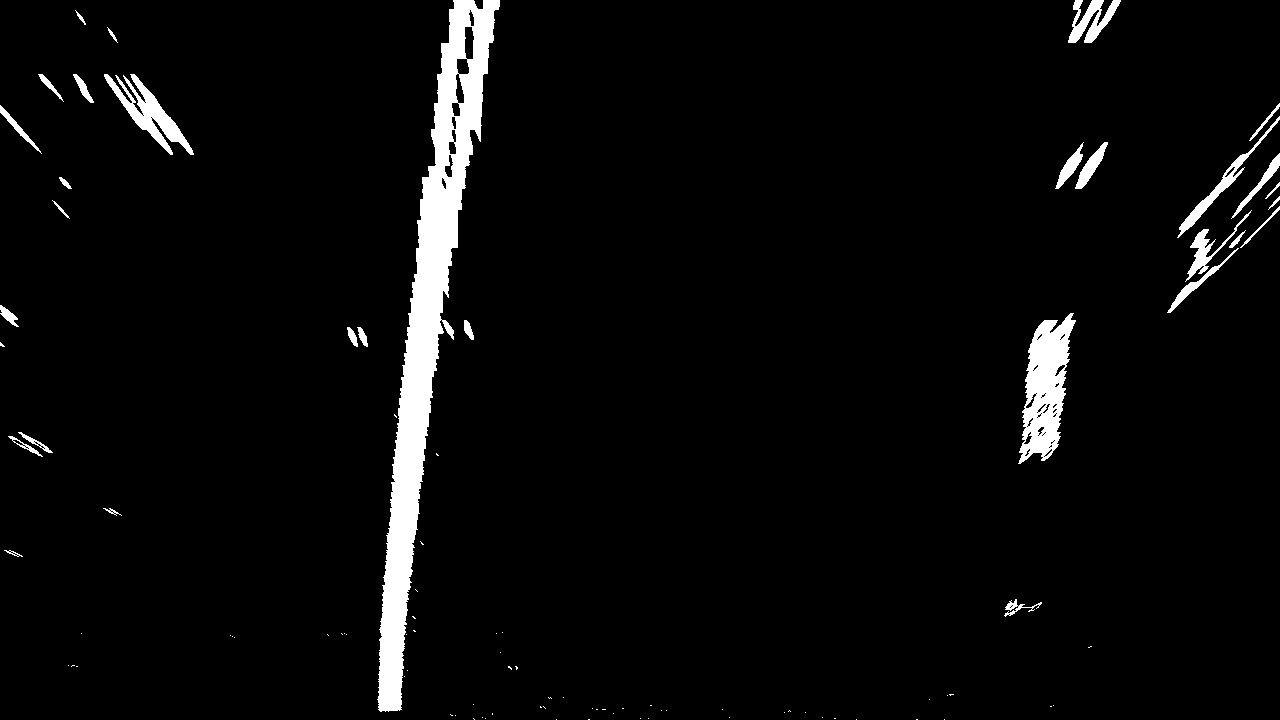
#> input picture test.jpg, 1280 x 720 px, given as the content of the folder ./test_images, which was not available
$ python advanced_lane_lines.py   (older library calls are emulated)
#> lines starting #> are read from the running program, lines starting #| are printed output that depends on the picture; pictures that were not available may be replaced by others from this repository, and a replacement may not be noted
import pickle
import cv2
import numpy as np
import glob
import os
import matplotlib.pyplot as plt
from collections import deque

# Define a class to receive the characteristics of each line detection
class Lane():
	def __init__(self):
		self.detected = False
		self.left_fit = None
		self.right_fit = None
		self.radius_of_curvature = None
		#distance in meters of vehicle center from the lane
		self.lane_center_meters = None

# Read in the saved camera matrix and distortion coefficients
# These are the arrays you calculated using cv2.calibrateCamera()
dist_pickle = pickle.load( open( "./camera_cal/wide_dist_pickle.p", "rb" ) )
#> (reads camera_cal/wide_dist_pickle.p from the repository)
mtx = dist_pickle["mtx"]
dist = dist_pickle["dist"]
input_folder = './test_images/'
output_folder = './output_images/'
# Make a list of calibration images
images = glob.glob(input_folder + '*.jpg')
filename = 'test_image.jpg'
save_images = True
is_video = False
lanes = deque(maxlen=6)

def region_of_interest(img):
	"""
	Applies an image mask.

	Only keeps the region of the image defined by the polygon
	formed from `vertices`. The rest of the image is set to black.
	"""
	imshape = img.shape
	vertices = np.array([[(0,imshape[0]),(0,440),(imshape[1],440),(imshape[1],imshape[0])]], dtype=np.int32)

	#defining a blank mask to start with
	mask = np.zeros_like(img)

	#defining a 3 channel or 1 channel color to fill the mask with depending on the input image
	if len(img.shape) > 2:
		channel_count = img.shape[2]  # i.e. 3 or 4 depending on your image
		ignore_mask_color = (255,) * channel_count
	else:
		ignore_mask_color = 255

	#filling pixels inside the polygon defined by "vertices" with the fill color
	cv2.fillPoly(mask, vertices, ignore_mask_color)

	#returning the image only where mask pixels are nonzero
	masked_image = cv2.bitwise_and(img, mask)
	return masked_image

# Combined color and gradient thresholds
def threshold(img, s_thresh=(120, 255), sx_thresh=(20, 60)):

	hls = cv2.cvtColor(img, cv2.COLOR_BGR2HLS)

	L = hls[:,:,1]
	S = hls[:,:,2]

	l_thresh = (40, 170)
	l_binary = np.zeros_like(L)
	l_binary[(L > l_thresh[0]) & (L <= l_thresh[1])] = 1

	s_thresh = (70, 255)
	s_binary = np.zeros_like(S)
	s_binary[(S > s_thresh[0]) & (S <= s_thresh[1])] = 1

	G = img[:,:,1]
	R = img[:,:,2]

	R_thresh = (210, 255)
	R_binary = np.zeros_like(R)
	R_binary[(R > R_thresh[0]) & (R <= R_thresh[1])] = 1

	G_thresh = (195, 255)
	G_binary = np.zeros_like(G)
	G_binary[(G > G_thresh[0]) & (G <= G_thresh[1])] = 1

	combined = np.zeros_like(l_binary)
	combined[((s_binary == 1) & (l_binary==1)) | (R_binary == 1) | (G_binary == 1)] = 1

	return combined

def transform(img):
	img_size = (img.shape[1], img.shape[0])
	offset = 200
	x1 = 200
	x3 = 1100
	# We calculated the source points on a straight lines image using Photoshop
	src = np.float32([[x1,720], [599,446], [680,446], [x3,720]])
	# c) define 4 destination points dst = np.float32([[,],[,],[,],[,]])
	dst = np.float32([[x1+offset,720], [x1+offset,0], [x3-offset,0], [x3-offset,720]])
	# d) use cv2.getPerspectiveTransform() to get M, the transform matrix
	M = cv2.getPerspectiveTransform(src, dst)
	Minv = cv2.getPerspectiveTransform(dst, src)
	# e) use cv2.warpPerspective() to warp your image to a top-down view
	warped = cv2.warpPerspective(img, M, img_size, flags=cv2.INTER_LINEAR)

	return warped, Minv

def detect_lines(binary_warped,lane):
	# Assuming you have created a warped binary image called "binary_warped"
	# Take a histogram of the bottom half of the image
	histogram = np.sum(binary_warped[binary_warped.shape[0]//2:,:], axis=0)

	if save_images:
		# Save the histogram
		plt.plot(histogram)
		write_name = output_folder + 'histogram_' + filename
		plt.savefig(write_name)
		plt.clf()

	# Create an output image to draw on and  visualize the result
	out_img = np.dstack((binary_warped, binary_warped, binary_warped))*255
	# Find the peak of the left and right halves of the histogram
	# These will be the starting point for the left and right lines
	midpoint = np.int(histogram.shape[0]/2)
	leftx_base = np.argmax(histogram[:midpoint])
	rightx_base = np.argmax(histogram[midpoint:]) + midpoint

	# Choose the number of sliding windows
	nwindows = 9
	# Set height of windows
	window_height = np.int(binary_warped.shape[0]/nwindows)
	# Identify the x and y positions of all nonzero pixels in the image
	nonzero = binary_warped.nonzero()
	nonzeroy = np.array(nonzero[0])
	nonzerox = np.array(nonzero[1])
	# Current positions to be updated for each window
	leftx_current = leftx_base
	rightx_current = rightx_base
	# Set the width of the windows +/- margin
	margin = 100

	if not(lane.detected):
		# Set minimum number of pixels found to recenter window
		minpix = 50
		# Create empty lists to receive left and right lane pixel indices
		left_lane_inds = []
		right_lane_inds = []

		# Step through the windows one by one
		for window in range(nwindows):
			# Identify window boundaries in x and y (and right and left)
			win_y_low = binary_warped.shape[0] - (window+1)*window_height
			win_y_high = binary_warped.shape[0] - window*window_height
			win_xleft_low = leftx_current - margin
			win_xleft_high = leftx_current + margin
			win_xright_low = rightx_current - margin
			win_xright_high = rightx_current + margin
			# Draw the windows on the visualization image
			cv2.rectangle(out_img,(win_xleft_low,win_y_low),(win_xleft_high,win_y_high),(0,255,0), 2)
			cv2.rectangle(out_img,(win_xright_low,win_y_low),(win_xright_high,win_y_high),(0,255,0), 2)
			# Identify the nonzero pixels in x and y within the window
			good_left_inds = ((nonzeroy >= win_y_low) & (nonzeroy < win_y_high) & (nonzerox >= win_xleft_low) & (nonzerox < win_xleft_high)).nonzero()[0]
			good_right_inds = ((nonzeroy >= win_y_low) & (nonzeroy < win_y_high) & (nonzerox >= win_xright_low) & (nonzerox < win_xright_high)).nonzero()[0]
			# Append these indices to the lists
			left_lane_inds.append(good_left_inds)
			right_lane_inds.append(good_right_inds)
			# If you found > minpix pixels, recenter next window on their mean position
			if len(good_left_inds) > minpix:
				leftx_current = np.int(np.mean(nonzerox[good_left_inds]))
			if len(good_right_inds) > minpix:
				rightx_current = np.int(np.mean(nonzerox[good_right_inds]))

		# Concatenate the arrays of indices
		left_lane_inds = np.concatenate(left_lane_inds)
		right_lane_inds = np.concatenate(right_lane_inds)

	else:
		# Assume you now have a new warped binary image
		# from the next frame of video (also called "binary_warped")
		# It's now much easier to find line pixels!
		left_fit_average = 0
		right_fit_average = 0
		for average_lane in lanes:
			left_fit_average += average_lane.left_fit
			right_fit_average += average_lane.right_fit
		left_fit_average = left_fit_average / len(lanes)
		right_fit_average = right_fit_average / len(lanes)
		left_lane_inds = ((nonzerox > (left_fit_average[0]*(nonzeroy**2) + left_fit_average[1]*nonzeroy + left_fit_average[2] - margin)) & (nonzerox < (left_fit_average[0]*(nonzeroy**2) + left_fit_average[1]*nonzeroy + left_fit_average[2] + margin)))
		right_lane_inds = ((nonzerox > (lane.right_fit[0]*(nonzeroy**2) + lane.right_fit[1]*nonzeroy + lane.right_fit[2] - margin)) & (nonzerox < (lane.right_fit[0]*(nonzeroy**2) + lane.right_fit[1]*nonzeroy + lane.right_fit[2] + margin)))

	# Again, extract left and right line pixel positions
	leftx = nonzerox[left_lane_inds]
	lefty = nonzeroy[left_lane_inds]
	rightx = nonzerox[right_lane_inds]
	righty = nonzeroy[right_lane_inds]
	# Fit a second order polynomial to each
	left_fit = np.polyfit(lefty, leftx, 2)
	right_fit = np.polyfit(righty, rightx, 2)

	if is_video:
		lane.detected = True
		lane.left_fit = left_fit
		lane.right_fit = right_fit
		lanes.append(lane)

	# Generate x and y values for plotting
	ploty = np.linspace(0, binary_warped.shape[0]-1, binary_warped.shape[0] )
	left_fitx = left_fit[0]*ploty**2 + left_fit[1]*ploty + left_fit[2]
	right_fitx = right_fit[0]*ploty**2 + right_fit[1]*ploty + right_fit[2]

	out_img[nonzeroy[left_lane_inds], nonzerox[left_lane_inds]] = [255, 0, 0]
	out_img[nonzeroy[right_lane_inds], nonzerox[right_lane_inds]] = [0, 0, 255]
	plt.imshow(out_img)
	plt.plot(left_fitx, ploty, color='yellow')
	plt.plot(right_fitx, ploty, color='yellow')
	plt.xlim(0, binary_warped.shape[1])
	plt.ylim(binary_warped.shape[0], 0)

	if save_images:
		write_name = output_folder + 'sliding_windows_' + filename
		plt.savefig(write_name)
		plt.clf()

	# Calculate curvature
	y_eval = np.max(ploty)

	# Define conversions in x and y from pixels space to meters
	ym_per_pix = 30/720 # meters per pixel in y dimension
	xm_per_pix = 3.7/700 # meters per pixel in x dimension

	# Fit new polynomials to x,y in world space
	left_fit_cr = np.polyfit(lefty*ym_per_pix, leftx*xm_per_pix, 2)
	right_fit_cr = np.polyfit(righty*ym_per_pix, rightx*xm_per_pix, 2)
	# Calculate the new radii of curvature
	left_curverad = ((1 + (2*left_fit_cr[0]*y_eval*ym_per_pix + left_fit_cr[1])**2)**1.5) / np.absolute(2*left_fit_cr[0])
	right_curverad = ((1 + (2*right_fit_cr[0]*y_eval*ym_per_pix + right_fit_cr[1])**2)**1.5) / np.absolute(2*right_fit_cr[0])
	# Now our radius of curvature is in meters
	curvature = (left_curverad + right_curverad) / 2

	# Create an image to draw the lines on
	warp_zero = np.zeros_like(binary_warped).astype(np.uint8)
	color_warp = np.dstack((warp_zero, warp_zero, warp_zero))
	lane_center = (right_fitx[-1] + left_fitx[-1])/2
	center_offset_pixels = abs(binary_warped.shape[1]/2 - lane_center)
	lane_center_meters = center_offset_pixels*xm_per_pix

	# Recast the x and y points into usable format for cv2.fillPoly()
	pts_left = np.array([np.transpose(np.vstack([left_fitx, ploty]))])
	pts_right = np.array([np.flipud(np.transpose(np.vstack([right_fitx, ploty])))])
	pts = np.hstack((pts_left, pts_right))

	# Draw the lane onto the warped blank image
	cv2.fillPoly(color_warp, np.int_([pts]), (0,255, 0))

	return color_warp, curvature, lane_center_meters

def pipeline(img):

	global lane

	img = np.copy(img)

	# STEP A.2 UNDISTORT
	undist = cv2.undistort(img, mtx, dist, None, mtx)

	masked = region_of_interest(undist)

	if save_images:
		write_name = output_folder + 'masked_' + filename
		cv2.imwrite(write_name,masked)

	# STEP A.3 Color/gradient threshold
	result = threshold(masked)

	if save_images:
		# Save binary file
		final_image_RGB = np.dstack((result, result, result))*255
		write_name = output_folder + 'binary_' + filename
		#cv2.imwrite(write_name,final_image_RGB)

	# STEP A.4 Perspective transform
	result, Minv = transform(result)

	if save_images:
		# Save binary file
		final_image_RGB = np.dstack((result, result, result))*255
		write_name = output_folder + 'binary_warp_' + filename
		cv2.imwrite(write_name,final_image_RGB)


	# STEP B Detect lane lines and curvature
	color_warp, curvature, lane_center_meters = detect_lines(result,lane)

	# Warp the blank back to original image space using inverse perspective matrix (Minv)
	newwarp = cv2.warpPerspective(color_warp, Minv, (img.shape[1], img.shape[0]))
	# Combine the result with the original image
	result = cv2.addWeighted(undist, 1, newwarp, 0.3, 0)
	text = ('Radius of curvature: ' + str(round(curvature,3)) + ' m')
	font = cv2.FONT_HERSHEY_SIMPLEX
	cv2.putText(result,text,(300,70), font, 1,(255,255,255),2)
	text = ('Distance from lane center: ' + str(round(lane_center_meters,3)) + ' m')
	cv2.putText(result,text,(300,120), font, 1,(255,255,255),2)

	if save_images:
		# Save final image
		write_name = output_folder + 'final_image_' + filename
		cv2.imwrite(write_name,result)

	return result

lane = Lane()

for fname in images:

	filename = os.path.basename(fname)
	print('Processing file', filename)

	# Read in an image
	img = cv2.imread(fname)
#> img is the input picture: shape (720, 1280, 3); min 0, max 255, mean 10.3

	converted = cv2.cvtColor(img, cv2.COLOR_BGR2HLS)
	s_channel = converted[:,:,2]
	write_name = output_folder + 'hls_' + filename
	cv2.imwrite(write_name,s_channel)

	if save_images:
		# Warp original
		undist = cv2.undistort(img, mtx, dist, None, mtx)
		cv2.line(undist, (210, 720), (599, 446), color=[255,0,0], thickness=1)
		cv2.line(undist, (599, 446), (680, 446), color=[255,0,0], thickness=1)
		cv2.line(undist, (680, 446), (1110, 720), color=[255,0,0], thickness=1)
		cv2.line(undist, (1110, 720), (210, 720), color=[255,0,0], thickness=1)
		write_name = output_folder + 'original_rectangle_' + filename
		cv2.imwrite(write_name,undist)
		warped, Minv = transform(undist)
#> Minv = [[0.162, -0.807, 534.2], [9.43e-17, -0.529, 446], [2.11e-19, -0.00126, 1]]
		write_name = output_folder + 'warped_' + filename
		cv2.imwrite(write_name,warped)

	# Process the image
	result = pipeline(img)
#> in detect_lines, `histogram = np.sum(binary_warped[binary_warped.shape[0]//2:,:], axis=0)`: histogram = 1280 values, max 48 at index 1, min 0 at index 505, mean 10.26
#> in detect_lines, `plt.savefig(write_name)`:
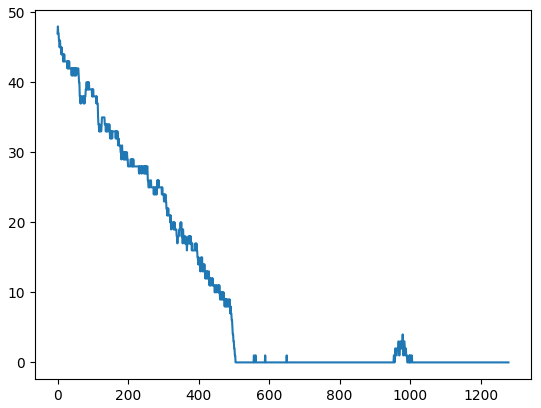
#> figure drawn by matplotlib, 1 panel; curve peaks at x = 1, y = 48
#> in detect_lines, `leftx_base = np.argmax(histogram[:midpoint])`: leftx_base = 1
#> in detect_lines, `rightx_base = np.argmax(histogram[midpoint:]) + midpoint`: rightx_base = 979
#> in detect_lines, `nonzero = binary_warped.nonzero()`: nonzero = 13130 positions, rows 417 to 719, columns 0 to 1005
#> in detect_lines, `nonzeroy = np.array(nonzero[0])`: nonzeroy = 13130 values from 417 to 719
#> in detect_lines, `nonzerox = np.array(nonzero[1])`: nonzerox = 13130 values, max 1005 at index 12369, min 0 at index 0, mean 193.9
#> in detect_lines, `leftx_current = leftx_base`: leftx_current = 1
#> in detect_lines, `rightx_current = rightx_base`: rightx_current = 979
#> the loop in detect_lines, `for window in range(nwindows):` made 9 passes
#> (win_xleft_low, win_xleft_high, win_xright_low, win_xright_high, leftx_current) on passes 3 to 4: (-99, 101, 875, 1075, 78), (-22, 178, 875, 1075, 36)
#> after the loop in detect_lines, `for window in range(nwindows):`:
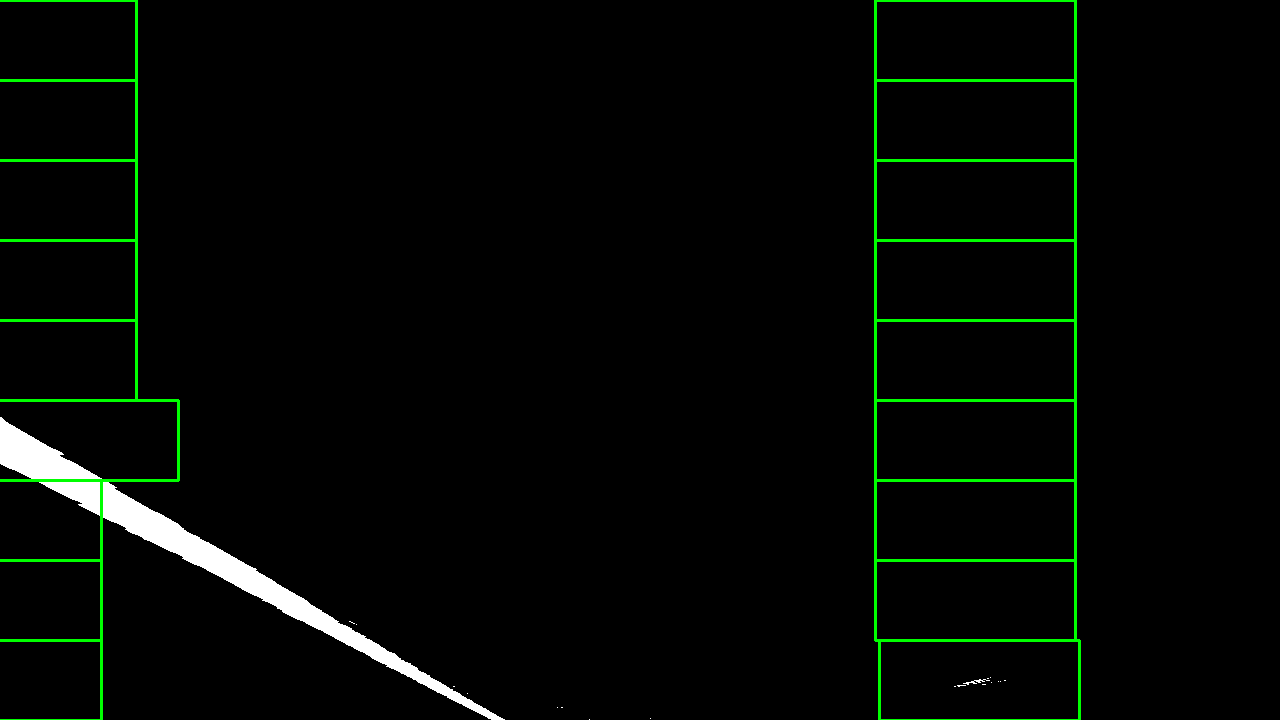
#> out_img: shape (720, 1280, 3); mean of channels 0, 1, 2 3.5, 7.8, 3.5; drawn as B, G, R
#> after the loop in detect_lines, `for window in range(nwindows):`: left_lane_inds = 9 items
#> in detect_lines, `left_lane_inds = np.concatenate(left_lane_inds)`: left_lane_inds = 4173 values, max 5235 at index 1197, min 0 at index 1198, mean 2142.6
#> in detect_lines, `right_lane_inds = np.concatenate(right_lane_inds)`: right_lane_inds = 77 values from 12283 to 12554
#> in detect_lines, `leftx = nonzerox[left_lane_inds]`: leftx = 4173 values, max 102 at index 4172, min 0 at index 1198, mean 48.37
#> in detect_lines, `lefty = nonzeroy[left_lane_inds]`: lefty = 4173 values, max 515 at index 1196, min 417 at index 1198, mean 467
#> in detect_lines, `rightx = nonzerox[right_lane_inds]`: rightx = 77 values, max 1005 at index 22, min 954 at index 73, mean 975.4
#> in detect_lines, `righty = nonzeroy[right_lane_inds]`: righty = 77 values from 677 to 686
#> in detect_lines, `left_fit = np.polyfit(lefty, leftx, 2)`: left_fit = [0.00275, -1.41, 104.2]
#> in detect_lines, `right_fit = np.polyfit(righty, rightx, 2)`: right_fit = [-0.241, 325.7, -108816]
#> in detect_lines, `left_fitx = left_fit[0]*ploty**2 + left_fit[1]*ploty + left_fit[2]`: left_fitx = 720 values, max 514.6 at index 719, min -75.6 at index 256, mean 72.81
#> in detect_lines, `right_fitx = right_fit[0]*ploty**2 + right_fit[1]*ploty + right_fit[2]`: right_fitx = 720 values, max 990.4 at index 674, min -108816 at index 0, mean -33376.5
#> in detect_lines, `left_fit_cr = np.polyfit(lefty*ym_per_pix, leftx*xm_per_pix, 2)`: left_fit_cr = [0.00837, -0.178, 0.551]
#> in detect_lines, `right_fit_cr = np.polyfit(righty*ym_per_pix, rightx*xm_per_pix, 2)`: right_fit_cr = [-0.735, 41.31, -575.2]
#> in detect_lines, `left_curverad = ((1 + (2*left_fit_cr[0]*y_eval*ym_per_pix + left_fit_c..`: left_curverad = 69.33
#> in detect_lines, `right_curverad = ((1 + (2*right_fit_cr[0]*y_eval*ym_per_pix + right_fi..`: right_curverad = 16.83
#> in detect_lines, `curvature = (left_curverad + right_curverad) / 2`: curvature = 43.08
#> in detect_lines, `lane_center = (right_fitx[-1] + left_fitx[-1])/2`: lane_center = 511.6
#> in detect_lines, `center_offset_pixels = abs(binary_warped.shape[1]/2 - lane_center)`: center_offset_pixels = 128.4
#> in detect_lines, `lane_center_meters = center_offset_pixels*xm_per_pix`: lane_center_meters = 0.679
#> in detect_lines, `pts_left = np.array([np.transpose(np.vstack([left_fitx, ploty]))])`: pts_left = 720 pairs, first value -75.6 to 514.6, second value 0 to 719
#> in detect_lines, `pts_right = np.array([np.flipud(np.transpose(np.vstack([right_fitx, pl..`: pts_right = 720 pairs, first value -108816 to 990.4, second value 0 to 719
#> in detect_lines, `pts = np.hstack((pts_left, pts_right))`: pts = 1440 pairs, first value -108816 to 990.4, second value 0 to 719
#> in pipeline, `color_warp, curvature, lane_center_meters = detect_lines(result,lane)`: curvature = 43.08; lane_center_meters = 0.679
#> in pipeline, `text = ('Radius of curvature: ' + str(round(curvature,3)) + ' m')`: text = 'Radius of curvature: 43.077 m'
#> in pipeline, `font = cv2.FONT_HERSHEY_SIMPLEX`: font = 0
#> in pipeline, `text = ('Distance from lane center: ' + str(round(lane_center_meters,3..`: text = 'Distance from lane center: 0.679 m'
#> in pipeline, `cv2.putText(result,text,(300,120), font, 1,(255,255,255),2)`:
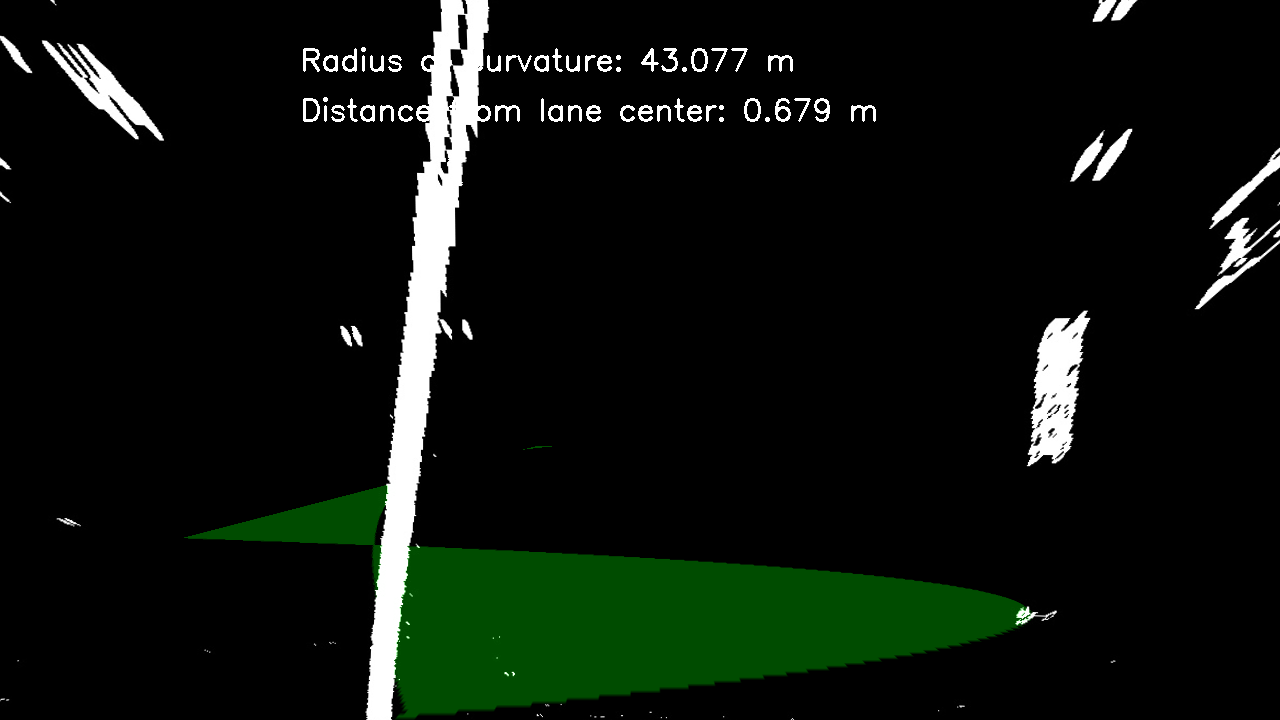
#> result: shape (720, 1280, 3); mean of channels 0, 1, 2 12.2, 18.7, 12.2; drawn as B, G, R

	# Save output
	#cv2.imshow('Original image', img)
	#cv2.imshow('Result', result)
	#cv2.waitKey(1000
	#cv2.destroyAllWindows()

# Import everything needed to edit/save/watch video clips
from moviepy.editor import VideoFileClip

save_images = False
is_video = True
white_output = 'challenge_video_result.mp4'
## To speed up the testing process you may want to try your pipeline on a shorter subclip of the video
## To do so add .subclip(start_second,end_second) to the end of the line below
## Where start_second and end_second are integer values representing the start and end of the subclip
## You may also uncomment the following line for a subclip of the first 5 seconds
##clip1 = VideoFileClip("test_videos/solidWhiteRight.mp4").subclip(0,5)
#> (the run stopped early here; a loop or call above may not have finished)
